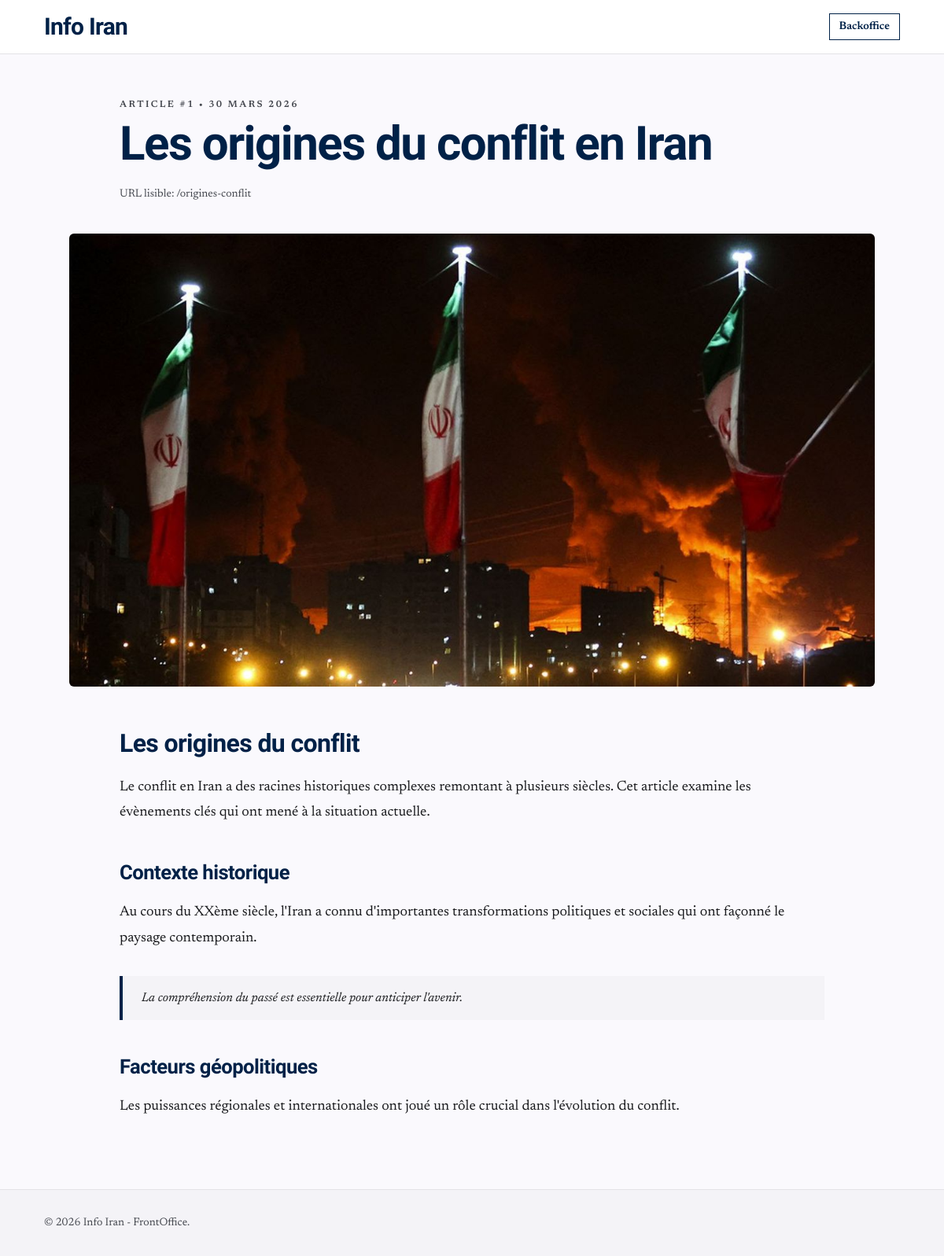
Page /articles/origines-conflit on the committed database.
### tables this page shows
CREATE TABLE articles (
    id INT AUTO_INCREMENT PRIMARY KEY,
    titre VARCHAR(255) NOT NULL,
    slug VARCHAR(255) NOT NULL UNIQUE,
    contenu TEXT NOT NULL,
    image_url VARCHAR(255),
    image_alt VARCHAR(150),
    meta_description VARCHAR(160),
    date_creation TIMESTAMP DEFAULT CURRENT_TIMESTAMP,
    date_modification TIMESTAMP DEFAULT CURRENT_TIMESTAMP ON UPDATE CURRENT_TIMESTAMP,
    INDEX (slug),
    INDEX (date_creation)
);

### includes/functions.php (called while the page is built, shortened)
<?php
function escape(string $value): string
{
    return htmlspecialchars($value, ENT_QUOTES, 'UTF-8');
}
function formatArticleDate(string $date): string
{
    try {
        $dateTime = new DateTime($date);
        if (class_exists('IntlDateFormatter')) {
            $formatter = new IntlDateFormatter('fr_FR', IntlDateFormatter::LONG, IntlDateFormatter::NONE);
            $formatted = $formatter->format($dateTime);
            if ($formatted !== false) {
                return $formatted;
            }
        }
        return $dateTime->format('d/m/Y');
    } catch (Exception $e) {
        return $date;
    }
}
function buildArticleBody(string $content): string
{
    $content = trim($content);
    $containsHtml = $content !== strip_tags($content);
    if ($containsHtml) {
        $allowedTags = '<p><h1><h2><h3><h4><h5><h6><blockquote><ul><ol><li><strong><em><b><i><a><img><br>';
        return strip_tags($content, $allowedTags);
    }
    $html = [];
    return !empty($html) ? implode("\n", $html) : '<p>' . nl2br(escape($content)) . '</p>';
}
function getBySlug(PDO $pdo, string $slug): ?array
{
    $stmt = $pdo->prepare('SELECT id, titre, slug, contenu, image_url, image_alt, meta_description, date_creation FROM articles WHERE slug = ? LIMIT 1');
    $stmt->execute([$slug]);
    $result = $stmt->fetch();
    return $result ?: null;
}

### frontoffice/detail-article.php (the view, shortened to what this page needs)
<?php
require_once __DIR__ . '/../includes/db.php';
require_once __DIR__ . '/../includes/functions.php';
$articleSlug = filter_input(INPUT_GET, 'slug', FILTER_SANITIZE_STRING);
$article = getBySlug($pdo, $articleSlug);
$title = $article['titre'];
$heroImage = trim((string) $article['image_url']) !== ''
    ? $article['image_url']
    : 'https://images.unsplash.com/photo-1528825871115-3581a5387919?auto=format&fit=crop&w=1600&q=80';
$heroAlt = trim((string) $article['image_alt']) !== ''
    ? $article['image_alt']
    : 'Illustration de l\'article';
$articleHtml = buildArticleBody((string) $article['contenu']);
$publishedAt = formatArticleDate((string) $article['date_creation']);
?>
<!DOCTYPE html>
<html class="light" lang="fr">
<head>
    <script src="https://cdn.tailwindcss.com?plugins=forms,container-queries"></script>
</head>
<body class="bg-surface text-onSurface font-body selection:bg-blue-100">
<header class="border-b border-line bg-white/90 backdrop-blur-md sticky top-0 z-50">
    <div class="max-w-6xl mx-auto px-4 md:px-8 py-4 flex items-center justify-between">
        <a class="text-2xl md:text-3xl font-black tracking-tight text-primary font-headline" href="/">Info Iran</a>
        <a class="text-sm font-semibold text-primary border border-primary px-3 py-1.5 hover:bg-primary hover:text-white transition-colors" href="/site-information/backoffice/login.php">Backoffice</a>
    </div>
</header>
<main class="max-w-6xl mx-auto px-4 md:px-8 pt-10 md:pt-14 pb-16">
    <header class="max-w-4xl mx-auto mb-10 text-center md:text-left">
        <div class="text-xs uppercase tracking-[0.2em] text-muted font-semibold mb-3">
            Article #<?= (int) $article['id'] ?> • <?= escape($publishedAt) ?>
        </div>
        <h1 class="font-headline font-black text-4xl md:text-6xl leading-tight tracking-tight text-primary mb-6">
            <?= escape($title) ?>
        </h1>
        <p class="text-sm text-muted">
            URL lisible: /<?= escape($article['slug']) ?>
        </p>
    </header>
    <section class="max-w-5xl mx-auto mb-12">
        <div class="aspect-[16/9] overflow-hidden rounded-md bg-gray-100">
            <img class="w-full h-full object-cover"
                 src="<?= escape($heroImage) ?>"
                 alt="<?= escape($heroAlt) ?>"
                 width="1600"
                 height="900"
                 loading="eager"
                 decoding="async"/>
        </div>
    </section>
    <article class="max-w-4xl mx-auto article-content text-onSurface">
        <?= $articleHtml ?>
    </article>
</main>
<footer class="border-t border-line bg-[#f4f3f7]">
    <div class="max-w-6xl mx-auto px-4 md:px-8 py-8 text-sm text-muted">
        © <?= date('Y') ?> Info Iran - FrontOffice.
    </div>
</footer>
</body>
</html>

### frontoffice/detail-article.php (style rules this page uses)
body { min-height: 100dvh; }
.article-content p { margin-bottom: 1.5rem; line-height: 1.8; font-size: 1.125rem; }
.article-content h1, .article-content h2, .article-content h3 { font-family: 'Work Sans', sans-serif; font-weight: 800; letter-spacing: -0.02em; color: #002147; margin-top: 2.5rem; margin-bottom: 1rem; }
.article-content h1 { font-size: 2rem; }
.article-content h2 { font-size: 1.6rem; }
.article-content blockquote { margin: 2rem 0; padding: 1rem 1.5rem; border-left: 4px solid #002147; background: #f4f3f7; font-style: italic; }

### rows in the picture
articles: id "1", date_creation "30 MARS 2026", titre "Les origines du conflit en Iran", slug "origines-conflit", image_url (picture), contenu "Les origines du conflit Le conflit en Iran a des racines historiques complexes remontant à plusieurs siècles. Cet article examine les évènements clés qui ont mené à la situation actuelle. Contexte historique Au cours du XXème siècle, l'Iran a connu d'importantes transformations politiques et sociales qui ont façonné le paysage contemporain. La compréhension du passé est essentielle pour anticiper l'avenir. Facteurs géopolitiques Les puissances régionales et internationales ont joué un rôle crucial dans l'évolution du conflit."
